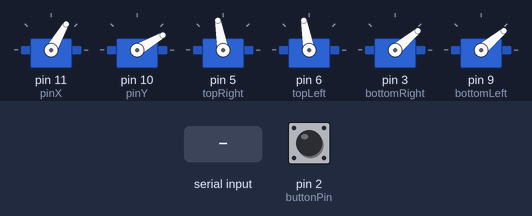
Recording of a sketch running on a simulated Arduino Uno, built with avr-gcc and run on an emulated ATmega328P. Parts: 6 × servo. Inputs (shaded band) come from the test bench; at power-on: pin 2 (buttonPin) HIGH.

Above: at 1.2 s.
1.3 s: pin 2 (buttonPin) pulled LOW for 0.15 s
At 2.6 s:
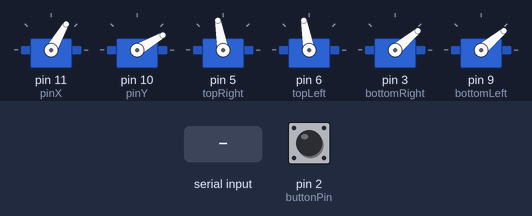
3.0 s: "90,45\n" received over Serial
At 4.2 s:
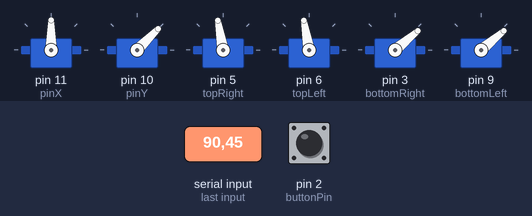
4.5 s: pin 2 (buttonPin) pulled LOW for 1 s
At 5.0 s:
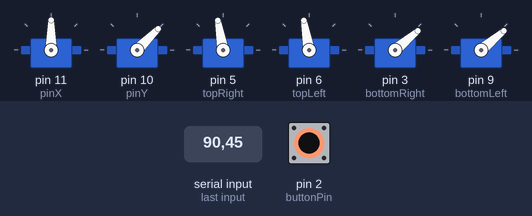
Timing chart, 0 to 7.5 s (numbered marks = the images above; inputs shaded):
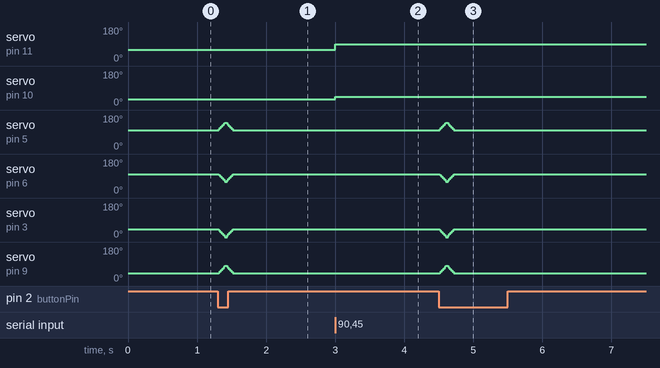

The sketch:

hand.ino
```cpp
#include <Servo.h>

Servo servoX;
Servo servoY;
const int pinX = 11;
const int pinY = 10;

Servo topRight;
Servo topLeft;
Servo bottomRight;
Servo bottomLeft;

const int buttonPin = 2;
int lastButtonState = HIGH;
bool eyesLockedClosed = false; // Tracks if the fist is holding the eyes closed

void setup() {
  Serial.begin(115200);
  Serial.setTimeout(2);

  servoX.attach(pinX);
  servoY.attach(pinY);

  servoX.write(60);
  // Initial Y is set to 30 (the center of 50 and 10)
  servoY.write(30);

  topRight.attach(5);
  topLeft.attach(6);
  topRight.write(100);
  topLeft.write(100);

  bottomRight.attach(3);
  bottomLeft.attach(9);
  bottomRight.write(40);
  bottomLeft.write(40);

  pinMode(buttonPin, INPUT_PULLUP);
}

void loop() {
  if (Serial.available() > 0) {
    String latestCoordCommand = "";
    bool blinkRequested = false;

    while (Serial.available() > 0) {
      String currentLine = Serial.readStringUntil('\n');

      // Check for locking commands
      if (currentLine.indexOf('C') >= 0) {
        if (!eyesLockedClosed) {
          smoothClose();
          eyesLockedClosed = true;
        }
      }
      else if (currentLine.indexOf('O') >= 0) {
        if (eyesLockedClosed) {
          smoothOpen();
          eyesLockedClosed = false;
        }
      }
      // Check for normal blink (ignored if locked closed)
      else if (currentLine.indexOf('B') >= 0 && !eyesLockedClosed) {
        blinkRequested = true;
      }
      // Parse coordinates
      else if (currentLine.indexOf(',') > 0) {
        latestCoordCommand = currentLine;
      }
    }

    if (blinkRequested) {
      performBlink();
    }

    if (latestCoordCommand.length() > 0) {
      int commaIndex = latestCoordCommand.indexOf(',');
      int targetX = latestCoordCommand.substring(0, commaIndex).toInt();
      int targetY = latestCoordCommand.substring(commaIndex + 1).toInt();

      // Updated Y-axis safety check for the new 10-to-50 range limits
      if (targetX >= 40 && targetX <= 140 && targetY >= 10 && targetY <= 50) {
        servoX.write(targetX);
        servoY.write(targetY);
      }
    }
  }

  // Handle Physical Push Button
  int currentButtonState = digitalRead(buttonPin);
  if (currentButtonState == LOW && lastButtonState == HIGH) {
    if (!eyesLockedClosed) performBlink();
  }
  lastButtonState = currentButtonState;
}

void smoothClose() {
  for (int step = 0; step <= 40; step += 4) {
    topRight.write(100 + step);     // Opens 100 -> Closes 140
    topLeft.write(100 - step);      // Opens 100 -> Closes 60
    bottomRight.write(40 - step);   // Opens 40  -> Closes 0
    bottomLeft.write(40 + step);    // Opens 40  -> Closes 80
    delay(10);
  }
}

void smoothOpen() {
  for (int step = 0; step <= 40; step += 4) {
    topRight.write(140 - step);     // Closes 140 -> Opens 100
    topLeft.write(60 + step);       // Closes 60  -> Opens 100
    bottomRight.write(0 + step);    // Closes 0   -> Opens 40
    bottomLeft.write(80 - step);    // Closes 80  -> Opens 40
    delay(10);
  }
}

void performBlink() {
  smoothClose();
  smoothOpen();
}
```

Measured:
- after the input at 1.3 s, servo on pin 5 (topRight): rises from 100° to 140° in 0.09 s, then falls to 100° in 0.11 s; servo on pin 9 (bottomLeft): rises from 40° to 80° in 0.09 s, then falls to 40° in 0.11 s
- after the input at 3.0 s, servo on pin 11 (pinX): 60° → 90° at once; servo on pin 10 (pinY): 30° → 45° at once
- after the input at 4.5 s, servo on pin 5 (topRight): rises from 100° to 140° in 0.09 s, then falls to 100° in 0.11 s; servo on pin 9 (bottomLeft): rises from 40° to 80° in 0.09 s, then falls to 40° in 0.11 s
